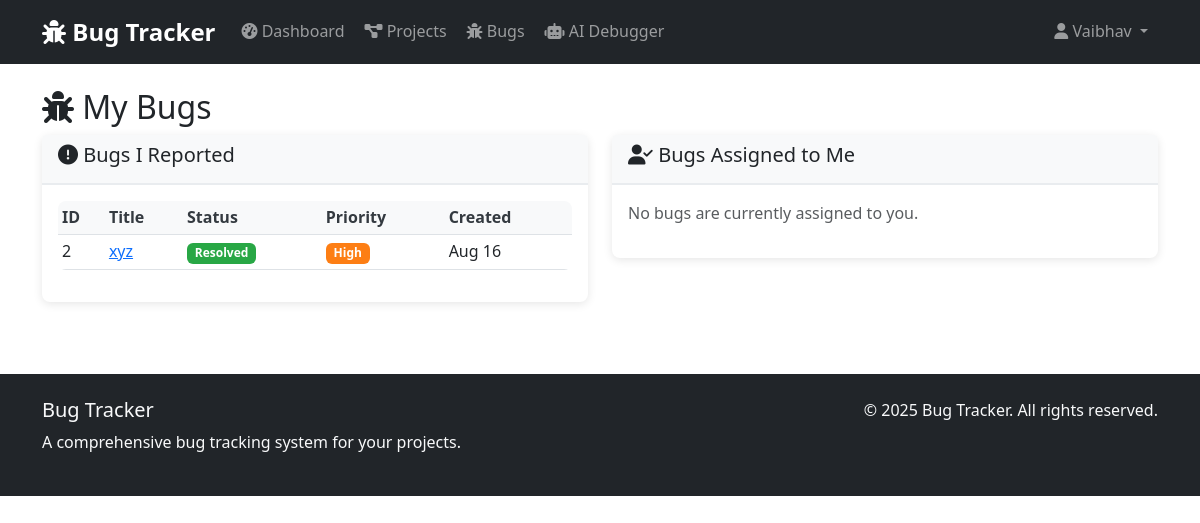
Page /dashboard/my-bugs/ (signed in) on the committed database.
### bugs/models.py (models this page shows, shortened)
class Bug(models.Model):
    STATUS_CHOICES = (
        ('open', 'Open'),
        ('in_progress', 'In Progress'),
        ('resolved', 'Resolved'),
        ('closed', 'Closed'),
        ('reopened', 'Reopened'),
    )
    PRIORITY_CHOICES = (
        ('low', 'Low'),
        ('medium', 'Medium'),
        ('high', 'High'),
        ('critical', 'Critical'),
    )
    SEVERITY_CHOICES = (
        ('minor', 'Minor'),
        ('major', 'Major'),
        ('critical', 'Critical'),
        ('blocker', 'Blocker'),
    )
    title = models.CharField(max_length=200)
    description = models.TextField()
    project = models.ForeignKey(Project, on_delete=models.CASCADE, related_name='bugs')
    project_version = models.ForeignKey(ProjectVersion, on_delete=models.SET_NULL,
                                        related_name='bugs', null=True, blank=True)
    status = models.CharField(max_length=20, choices=STATUS_CHOICES, default='open')
    priority = models.CharField(max_length=20, choices=PRIORITY_CHOICES, default='medium')
    severity = models.CharField(max_length=20, choices=SEVERITY_CHOICES, default='major')
    reported_by = models.ForeignKey(User, on_delete=models.CASCADE, related_name='reported_bugs')
    assigned_to = models.ForeignKey(User, on_delete=models.SET_NULL,
                                   related_name='assigned_bugs', null=True, blank=True)
    created_at = models.DateTimeField(auto_now_add=True)
    updated_at = models.DateTimeField(auto_now=True)
    resolved_at = models.DateTimeField(null=True, blank=True)
    tags = models.CharField(max_length=200, blank=True, null=True)
    class Meta:
        ordering = ['-created_at']

### dashboard/views.py (the view)
# urls.py: path('my-bugs/', views.my_bugs, name='my_bugs'),
@login_required
def my_bugs(request):
    reported_bugs = Bug.objects.filter(reported_by=request.user).order_by('-created_at')
    assigned_bugs = Bug.objects.filter(assigned_to=request.user).order_by('-updated_at')
    context = {
        'reported_bugs': reported_bugs,
        'assigned_bugs': assigned_bugs
    }
    return render(request, 'dashboard/my_bugs.html', context)

### dashboard/templates/dashboard/my_bugs.html (shortened to what this page needs)
{% extends 'base.html' %}
{% block content %}
<div class="container mt-4">
    <h2><i class="fas fa-bug"></i> My Bugs</h2>
    <div class="row">
        <div class="col-md-6">
            <div class="card mb-4">
                <div class="card-header">
                    <h5><i class="fas fa-exclamation-circle"></i> Bugs I Reported</h5>
                </div>
                <div class="card-body">
                    {% if reported_bugs %}
                        <div class="table-responsive">
                            <table class="table table-sm table-hover">
                                <thead>
                                    <tr>
                                        <th>ID</th>
                                        <th>Title</th>
                                        <th>Status</th>
                                        <th>Priority</th>
                                        <th>Created</th>
                                    </tr>
                                </thead>
                                <tbody>
                                    {% for bug in reported_bugs|slice:":10" %}
                                        <tr>
                                            <td>{{ bug.id }}</td>
                                            <td><a href="{% url 'bugs:bug_detail' bug.id %}">{{ bug.title|truncatechars:30 }}</a></td>
                                            <td>
                                                <span class="badge bg-{{ bug.status|slugify }}">{{ bug.get_status_display }}</span>
                                            </td>
                                            <td>
                                                <span class="badge bg-{{ bug.priority|slugify }}">{{ bug.get_priority_display }}</span>
                                            </td>
                                            <td>{{ bug.created_at|date:"M d" }}</td>
                                        </tr>
                                    {% endfor %}
                                </tbody>
                            </table>
                        </div>
                    {% else %}
                        <p class="text-muted">You haven't reported any bugs yet.</p>
                        <a href="{% url 'bugs:create_bug' %}" class="btn btn-primary btn-sm">Report Your First Bug</a>
                    {% endif %}
                </div>
            </div>
        </div>
        <div class="col-md-6">
            <div class="card mb-4">
                <div class="card-header">
                    <h5><i class="fas fa-user-check"></i> Bugs Assigned to Me</h5>
                </div>
                <div class="card-body">
                    {% if assigned_bugs %}
                        <div class="table-responsive">
                            <table class="table table-sm table-hover">
                                <thead>
                                    <tr>
                                        <th>ID</th>
                                        <th>Title</th>
                                        <th>Status</th>
                                        <th>Priority</th>
                                        <th>Updated</th>
                                    </tr>
                                </thead>
                                <tbody>
                                    {% for bug in assigned_bugs|slice:":10" %}
                                        <tr>
                                            <td>{{ bug.id }}</td>
                                            <td><a href="{% url 'bugs:bug_detail' bug.id %}">{{ bug.title|truncatechars:30 }}</a></td>
                                            <td>
                                                <span class="badge bg-{{ bug.status|slugify }}">{{ bug.get_status_display }}</span>
                                            </td>
                                            <td>
                                                <span class="badge bg-{{ bug.priority|slugify }}">{{ bug.get_priority_display }}</span>
                                            </td>
                                            <td>{{ bug.updated_at|date:"M d" }}</td>
                                        </tr>
                                    {% endfor %}
                                </tbody>
                            </table>
                        </div>
                        {% if assigned_bugs.count > 10 %}
                            <div class="text-center">
                                <a href="{% url 'bugs:bug_list' %}?assigned={{ user.id }}" class="btn btn-sm btn-outline-primary">
                                    View All {{ assigned_bugs.count }} Bugs
                                </a>
                            </div>
                        {% endif %}
                    {% else %}
                        <p class="text-muted">No bugs are currently assigned to you.</p>
                    {% endif %}
                </div>
            </div>
        </div>
    </div>
</div>
{% endblock %}

### templates/base.html (shortened to what this page needs)
<!DOCTYPE html>
<html lang="en">
<head>
    <link href="https://cdn.jsdelivr.net/npm/bootstrap@5.3.0/dist/css/bootstrap.min.css" rel="stylesheet">
    <link rel="stylesheet" href="https://cdnjs.cloudflare.com/ajax/libs/font-awesome/6.4.0/css/all.min.css">
    {% load static %}
    <link rel="stylesheet" href="{% static 'css/custom.css' %}">
</head>
<body>
    <nav class="navbar navbar-expand-lg navbar-dark bg-dark">
        <div class="container">
            <a class="navbar-brand" href="{% url 'dashboard:dashboard' %}">
                <i class="fas fa-bug"></i> Bug Tracker
            </a>
            <div class="collapse navbar-collapse" id="navbarNav">
                <ul class="navbar-nav me-auto">
                    {% if user.is_authenticated %}
                        <li class="nav-item">
                            <a class="nav-link" href="{% url 'dashboard:dashboard' %}">
                                <i class="fas fa-tachometer-alt"></i> Dashboard
                            </a>
                        </li>
                        <li class="nav-item">
                            <a class="nav-link" href="{% url 'projects:project_list' %}">
                                <i class="fas fa-project-diagram"></i> Projects
                            </a>
                        </li>
                        <li class="nav-item">
                            <a class="nav-link" href="{% url 'bugs:bug_list' %}">
                                <i class="fas fa-bug"></i> Bugs
                            </a>
                        </li>
                        <li class="nav-item">
                            <a class="nav-link" href="{% url 'ai_debugger:analysis_home' %}">
                                <i class="fas fa-robot"></i> AI Debugger
                            </a>
                        </li>
                    {% endif %}
                </ul>
                <ul class="navbar-nav">
                    {% if user.is_authenticated %}
                        <li class="nav-item dropdown">
                            <a class="nav-link dropdown-toggle" href="#" id="navbarDropdown" role="button" data-bs-toggle="dropdown">
                                <i class="fas fa-user"></i> {{ user.username }}
                            </a>
                        </li>
                    {% endif %}
                </ul>
            </div>
        </div>
    </nav>
    <main>
        {% block content %}{% endblock %}
    </main>
    <footer class="bg-dark text-light mt-5 py-4">
        <div class="container">
            <div class="row">
                <div class="col-md-6">
                    <h5>Bug Tracker</h5>
                    <p>A comprehensive bug tracking system for your projects.</p>
                </div>
                <div class="col-md-6 text-end">
                    <p>&copy; 2025 Bug Tracker. All rights reserved.</p>
                </div>
            </div>
        </div>
    </footer>
</body>
</html>

### templates/static/css/custom.css (style rules this page uses)
:root { --primary-color: #007bff; --secondary-color: #6c757d; --success-color: #28a745; --danger-color: #dc3545; --warning-color: #ffc107; --info-color: #17a2b8; --light-color: #f8f9fa; --dark-color: #343a40; }
body { font-family: 'Segoe UI', Tahoma, Geneva, Verdana, sans-serif; line-height: 1.6; }
.navbar-brand { font-weight: bold; font-size: 1.5rem; }
.card { border: none; border-radius: 8px; box-shadow: 0 2px 10px rgba(0, 0, 0, 0.1); transition: all 0.3s ease; }
.card-header { background-color: var(--light-color); border-bottom: 2px solid #e9ecef; font-weight: 600; }
.badge.bg-resolved { background-color: var(--success-color) !important; }
.badge.bg-high { background-color: #fd7e14 !important; }
.table { border-radius: 8px; overflow: hidden; }
.table thead th { border-top: none; background-color: var(--light-color); font-weight: 600; color: var(--dark-color); }
.navbar-nav .nav-link { border-radius: 6px; margin: 0 2px; transition: background-color 0.3s ease; }
footer { margin-top: auto; }

### rows in the picture
Bug: id "2", title "xyz", status "Resolved", priority "High", created_at "Aug 16"

### other values in the picture
{{ user.username }} "Vaibhav"
